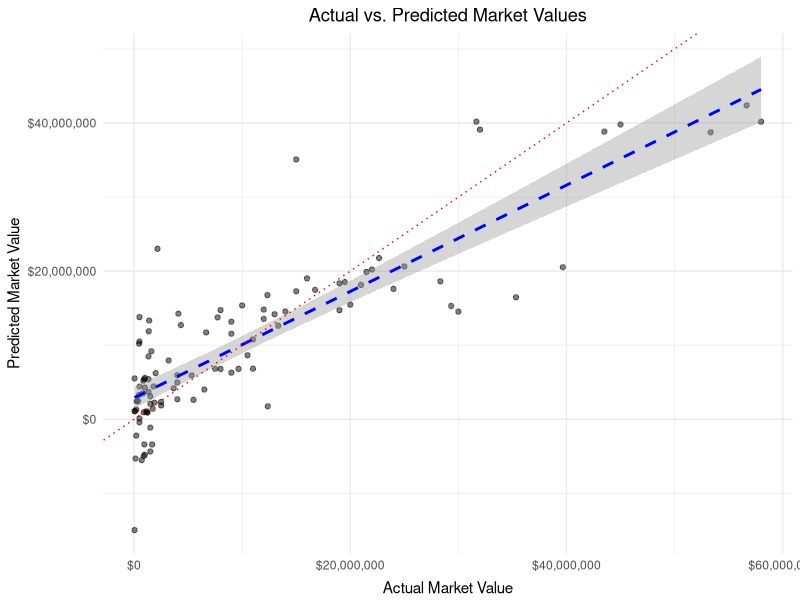
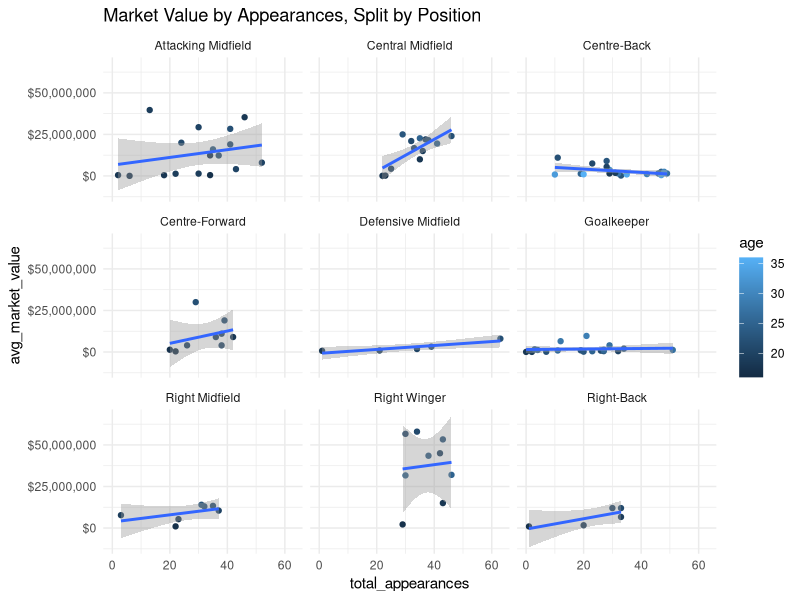
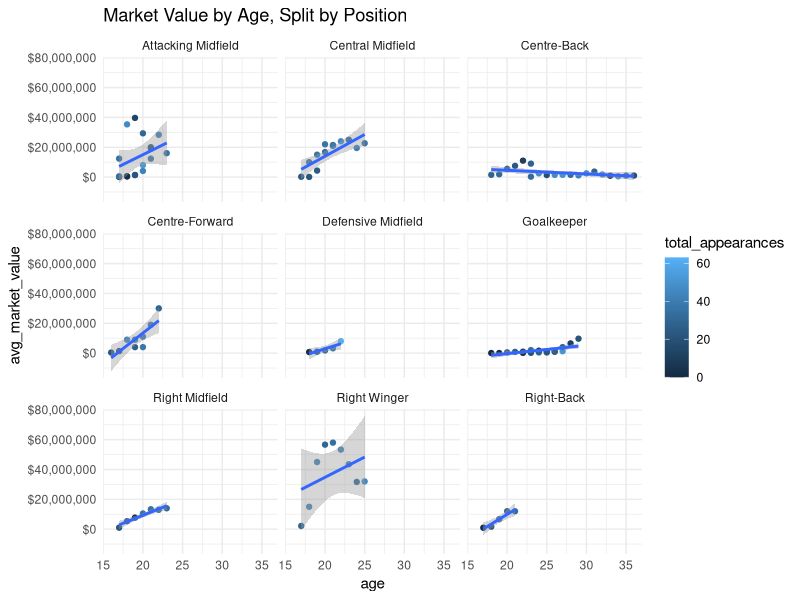
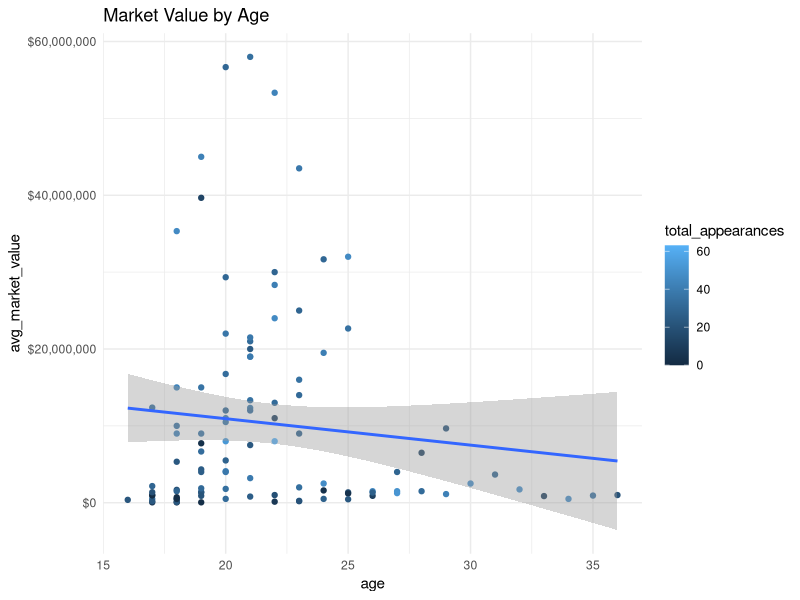

Source code (R) for these figures, in order:
library(readr)
library(dplyr)
library(tidyverse)
library(ggplot2)
library(scales)
library(lubridate)

# Read TM and BeSoccer Combined Table
combined_data <- read_csv("combined_data.csv", na = c("NA", "missing", "-"))

# Drop Unused columns and Group
combined_data <- combined_data %>%
  select(-league, -birthplace, -nationality, -player_profile_links) %>%
  group_by(player_id, season, name, team, position, height, birthdate) %>%
  summarise(
    avg_points = mean(avg_pts, na.rm = TRUE),
    avg_elos = mean(avg_elo, na.rm = TRUE),
    avg_market_value = mean(market_value_in_eur, na.rm = TRUE),
    .groups = 'drop'
  )

# Edit BD
combined_data$birthdate <- as.Date(sub(" \\(.*\\)$", "", combined_data$birthdate), format="%b %d, %Y")

### Create Age Column
# Get the year from the season
combined_data$season_year <- as.numeric(substr(combined_data$season, 1, 4))

# Get the year from the birthdate
combined_data$birth_year <- as.numeric(format(combined_data$birthdate, "%Y"))

# Calculate the age
combined_data$age <- combined_data$season_year - combined_data$birth_year

# Format Season Year
combined_data$season_year <- as.Date(paste(combined_data$season_year, "-01-01", sep=""), format="%Y-%m-%d")

# Get Rid of Columns
combined_data <- combined_data %>%
  select(-birth_year, -birthdate)

# Set nulls
combined_data$avg_market_value <- ifelse(combined_data$avg_market_value == "NaN", NA, combined_data$avg_market_value)

# Read Stats File
stats_data <- read_csv("player_stats_profile.csv")

# Correct Col Name
stats_data <- rename(stats_data, player_id = Player_ID)

# Get Rid of "-"
stats_data$appearances <- ifelse(stats_data$appearances == "-", NA, stats_data$appearances)
stats_data$goals <- ifelse(stats_data$goals == "-", NA, stats_data$goals)
stats_data$cards <- ifelse(stats_data$cards == "-", NA, stats_data$cards)

# Change Data Types
stats_data$appearances <- as.numeric(stats_data$appearances)
stats_data$goals <- as.numeric(stats_data$goals)

# Drop Columns
stats_data <- stats_data %>%
  select(-name, 
         -player_profile_links,
         -`Birthdate (Age)`,
         -BirthPlace,
         -Nationality,
         -Height,
         -Position,
         -cards) %>%
  group_by(player_id, season) %>%
  summarise(
    total_goals = sum(goals, na.rm = TRUE),
    total_appearances = sum(appearances, na.rm = TRUE),
    competition_count = n(),
    #.groups = 'drop'
  )

# Get Dataset to Analyze
data_with_stats <- left_join(combined_data, stats_data, by = c("player_id", "season"))

##############
# Analysis

# Omit NAs
clean_data <- na.omit(data_with_stats)

# Clean the Height Variable
clean_data$height <- as.numeric(gsub(",", ".", gsub("m", "", clean_data$height)))  # Remove 'm' and replace comma

lm_data <- clean_data

### Overall Linear Regression ###
# Create LR Model
linear_model <- lm(avg_market_value ~ position + height + avg_elos + avg_points + total_goals + total_appearances + competition_count + age, data = lm_data)

# Summarize Model
summary(linear_model)

# Predict market values using the model
lm_data$predicted_market_value <- predict(linear_model, newdata = lm_data)

# Add actual market value to data frame
lm_data$actual_market_value <- lm_data$avg_market_value

# Plot actual vs. predicted market values
plot <- ggplot(lm_data, aes(x = actual_market_value, y = predicted_market_value)) +
  geom_point(alpha = 0.5) +
  geom_smooth(method = "lm", color = "blue", linetype = "dashed") +
  ggtitle("Actual vs. Predicted Market Values") +
  xlab("Actual Market Value") +
  ylab("Predicted Market Value") +
  theme_minimal() +
  geom_abline(intercept = 0, slope = 1, linetype = "dotted", color = "red") +
  scale_x_continuous(labels = dollar_format(prefix = "$", suffix = "", big.mark = ",")) +
  scale_y_continuous(labels = dollar_format(prefix = "$", suffix = "", big.mark = ",")) +
  theme(
    plot.title = element_text(hjust = 0.5),
    axis.title.x = element_text(vjust = -0.2),
    axis.title.y = element_text(vjust = 1.1)
  )

# Print the plot
print(plot)

###############

segment_data <- clean_data %>%
  select(-player_id,
         -season,
         -name,
         -team,
         -height,
         -avg_points,
         -avg_elos,
         -season_year,
         -total_goals,
         -competition_count)

### Segmented Analysis
# MV Segmented Analysis by Appearances and Position
plot_segmented_apps <- ggplot(segment_data, aes(x = total_appearances, y = avg_market_value, color = age)) +
  geom_point() +
  facet_wrap(~position) +
  geom_smooth(method = "lm", se = TRUE) +
  theme_minimal() +
  scale_y_continuous(labels = dollar_format(prefix = "$", suffix = "", big.mark = ",")) +
  labs(title = "Market Value by Appearances, Split by Position")
print(plot_segmented_apps)

# MV Segmented Analysis by Age and Position
plot_segmented_age <- ggplot(segment_data, aes(x = age, y = avg_market_value, color = total_appearances)) +
  geom_point() +
  facet_wrap(~position) +
  geom_smooth(method = "lm", se = TRUE) +
  theme_minimal() +
  scale_y_continuous(labels = dollar_format(prefix = "$", suffix = "", big.mark = ",")) +
  labs(title = "Market Value by Age, Split by Position")
print(plot_segmented_age)

# MV Analysis of Age
plot_age <- ggplot(segment_data, aes(x = age, y = avg_market_value, color = total_appearances)) +
  geom_point() +
  geom_smooth(method = "lm", se = TRUE) +
  theme_minimal() +
  scale_y_continuous(labels = dollar_format(prefix = "$", suffix = "", big.mark = ",")) +
  labs(title = "Market Value by Age")
print(plot_age)
